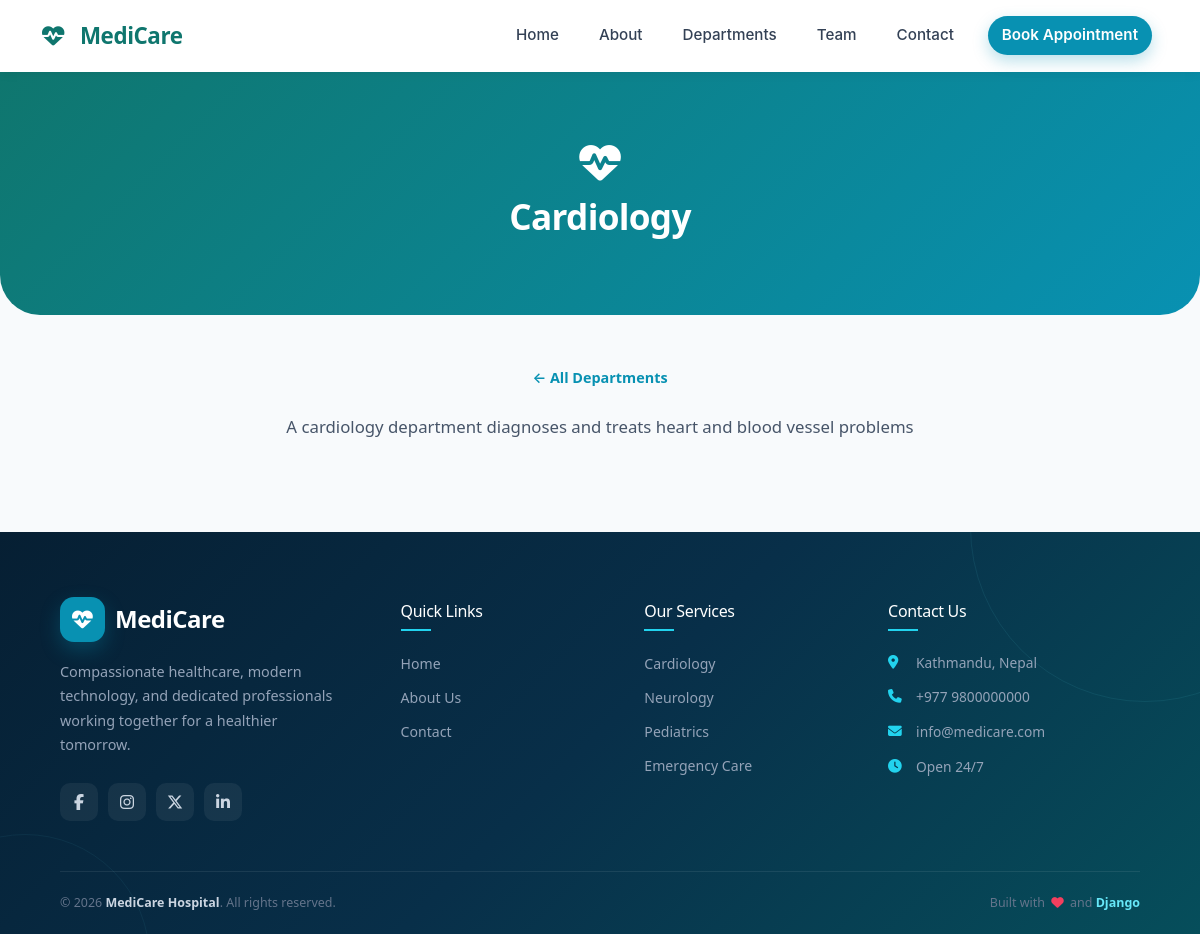
The app's page /product/departments/cardiology/ with its own data.
### product/models.py (models this page shows, shortened)
class Department(models.Model):
    name = models.CharField(max_length=100)
    description = models.TextField()
    icon = models.CharField(
        max_length=50,
        default="fa-solid fa-notes-medical",
        help_text="Font Awesome class, e.g. fa-solid fa-heart"
    )
    slug = models.SlugField(unique=True, blank=True)
    order = models.PositiveIntegerField(default=0)
    class Meta:
        ordering = ["order", "name"]

### product/views.py (the view)
# urls.py: path('departments/<slug:slug>/', views.department_detail, name='department_detail'),
def department_detail(request, slug):
    department = get_object_or_404(Department, slug=slug)
    return render(request, 'product/department_detail.html', {'department': department})

### product/templates/product/department_detail.html (shortened to what this page needs)
{% extends "layout.html" %}
{% load static %}
{% block css %}
<link rel="stylesheet" href="https://cdnjs.cloudflare.com/ajax/libs/font-awesome/6.5.1/css/all.min.css">
{% endblock %}
{% block content %}
<section class="hms-page-hero">
    <i class="{{ department.icon }}"></i>
    <h1>{{ department.name }}</h1>
</section>
<section class="hms-detail-section">
    <a href="{% url 'departments' %}" class="hms-back-link">← All Departments</a>
    <p>{{ department.description }}</p>
</section>
{% endblock %}

### static/css/styles.css (style rules this page uses)
:root { --color-primary: #0f766e; --color-secondary: #0891b2; --color-accent: #67e8f9; --color-navy: #082f49; --color-dark: #0f172a; --color-bg: #f8fafc; --color-surface: #ffffff; --color-mint: #f0fdfa; --color-mint-2: #ecfeff; --color-border: #e2e8f0; --color-text: #0f172a; --color-text-muted: #64748b; --color-text-soft: #94a3b8; --gradient-brand: linear-gradient( 135deg, var(--color-navy), var(--color-primary), var(--color-secondary) ); --font-display: "Lexend", "Segoe UI", sans-serif; --font-body: "Inter", "Segoe UI", sans-serif; --radius-lg: 28px; --radius-md: 16px; --radius-sm: 10px; }
* { box-sizing: border-box; }
body { font-family: var(--font-body); color: var(--color-text); background-color: var(--color-bg); -webkit-font-smoothing: antialiased; }
h1, h2, h3, h4, h5, h6 { font-family: var(--font-display); color: var(--color-dark); font-weight: 700; letter-spacing: -0.02em; }
a { font-family: inherit; }

### templates/layout.html (style rules this page uses)
body { display: flex; flex-direction: column; min-height: 100vh; background-color: #f8fafc; }

### product/templates/product/department_detail.html (style rules this page uses)
.hms-page-hero { background: linear-gradient(135deg, #0f766e 0%, #0891b2 100%); color: #fff; padding: 70px 20px; text-align: center; border-radius: 0 0 40px 40px; }
.hms-page-hero i { font-size: 2.6rem; margin-bottom: 12px; display: block; }
.hms-page-hero h1 { font-size: 2.2rem; font-weight: 700; margin-bottom: 8px; }
.hms-detail-section { max-width: 800px; margin: 50px auto; padding: 0 20px; text-align: center; }
.hms-detail-section p { color: #475569; font-size: 1.05rem; line-height: 1.7; }
.hms-back-link { display: inline-block; margin-bottom: 24px; color: #0891b2; font-weight: 600; text-decoration: none; font-size: 0.9rem; }

### records on screen
Department: name "Cardiology", description "A cardiology department diagnoses and treats heart and blood vessel problems"
